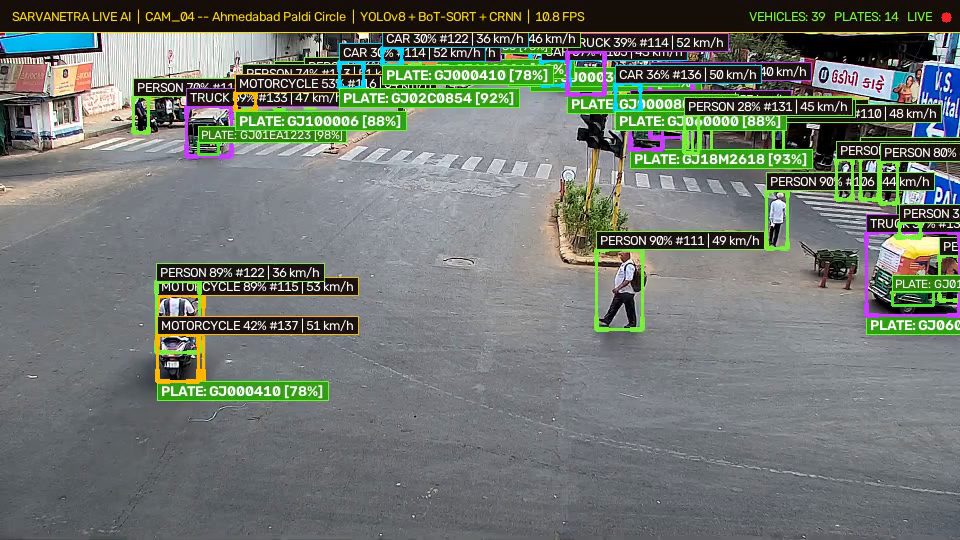
#> input picture frame 9 of live_streams/CAM_04.mp4, 960 x 540 px, given in place of 14, which was not available
$ python harvest_camera_14_frames.py 5
#> lines starting #> are read from the running program, lines starting #| are printed output that depends on the picture; pictures that were not available may be replaced by others from this repository, and a replacement may not be noted
"""
backend/scripts/harvest_camera_14_frames.py — Deep Frame Harvester for Camera 14 (Delight Junction).

Harvests 1,000+ Full HD frames from https://live.corp8.cloud/camera/14 with:
  - Multi-stream protocol fallback (HTTP stream, HLS index.m3u8, RTSP)
  - Motion / diversity sampling to ensure diverse traffic conditions
  - Automatic progress reporting and metadata cataloging
  - High quality JPEG saving into data/harvested_camera_14/
"""
from __future__ import annotations

import json
import os
import sys
import time
from pathlib import Path

import cv2
import numpy as np

WORKSPACE = Path(__file__).resolve().parent.parent.parent
sys.path.insert(0, str(WORKSPACE))

STREAM_CANDIDATES = [
    "https://live.corp8.cloud/stream/14",
    "https://live.corp8.cloud/live/stream/14/index.m3u8",
    "http://live.corp8.cloud:8889/stream/14/whep",
    "rtsp://live.corp8.cloud:8554/stream/14",
]

TARGET_FRAMES = 1050  # Harvest at least 1,000+ frames


def harvest_camera_14(target_count: int = TARGET_FRAMES):
#> called with target_count = 5
    out_dir = Path(WORKSPACE) / "data" / "harvested_camera_14"
    out_dir.mkdir(parents=True, exist_ok=True)

    print("=" * 85)
    print(f"  DEEP CCTV FRAME HARVESTER — CAMERA 14 (Delight Junction)")
    print(f"  Target: Minimum {target_count} Frames | Destination: {out_dir}")
    print("=" * 85)

    cap = None
    connected_url = None

    for url in STREAM_CANDIDATES:
        print(f"[*] Probing video source: {url}")
        test_cap = cv2.VideoCapture(url)
        # Try reading a few frames
        for _ in range(5):
            ret, frame = test_cap.read()
            if ret and frame is not None and frame.size > 0:
                print(f"[+] Successfully connected to: {url}")
                print(f"[+] Resolution: {frame.shape[1]}x{frame.shape[0]} | Channels: {frame.shape[2]}")
                cap = test_cap
                connected_url = url
                break
            time.sleep(0.1)
#> this loop made 1 pass
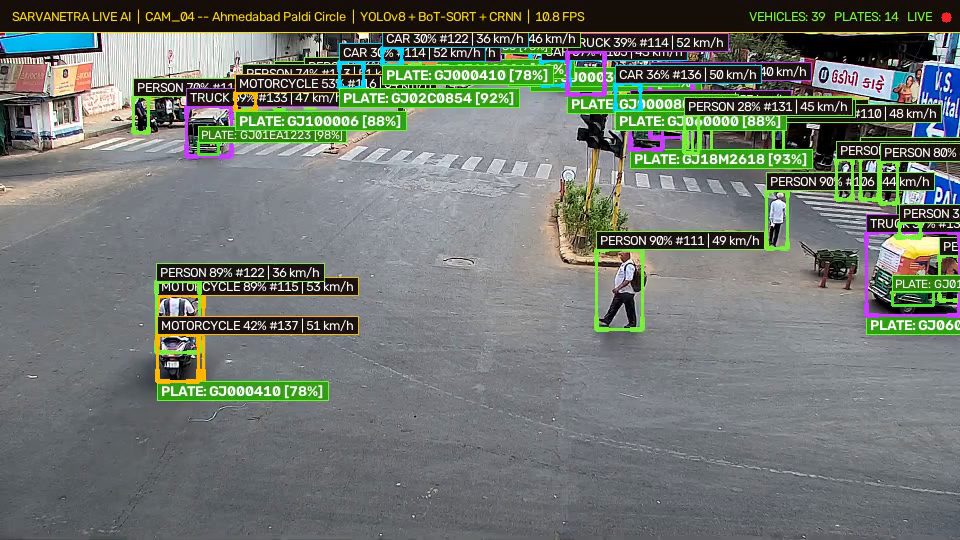
#> input picture frame 9 of live_streams/CAM_04.mp4, 960 x 540 px, given in place of 14, which was not available
        if cap is not None:
            break
        test_cap.release()

    if cap is None:
        print("[!] Could not connect directly to live stream candidates. Trying HTTP fallback stream...")
        cap = cv2.VideoCapture("https://live.corp8.cloud/stream/14")

    saved_count = 0
    frame_idx = 0
    prev_gray = None
    start_time = time.time()
    reconnect_attempts = 0

    print("\n[*] Commencing Deep Harvesting Loop...")

    while saved_count < target_count:
        ret, frame = cap.read()
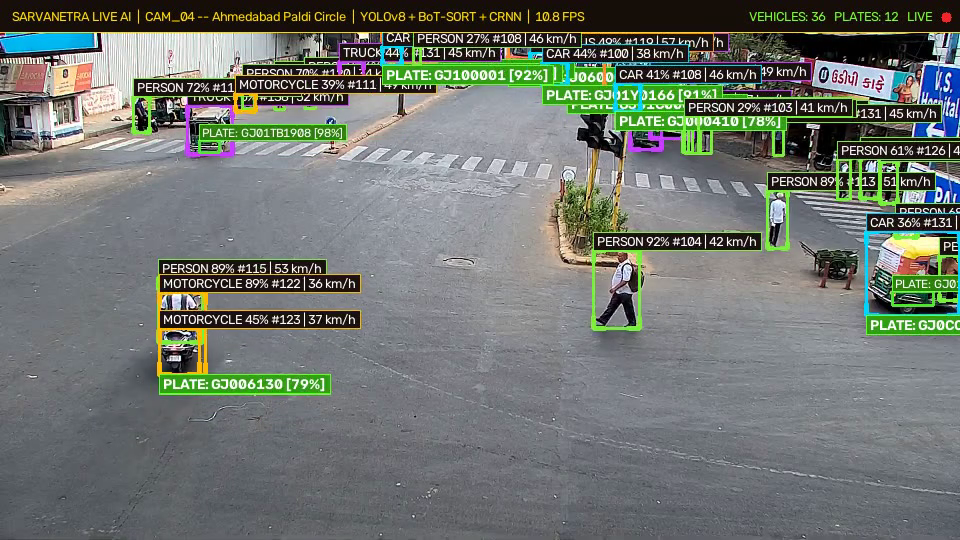
#> input picture frame 10 of live_streams/CAM_04.mp4, 960 x 540 px, given in place of 14, which was not available
#> frame is the input picture: shape (540, 960, 3); mean B, G, R 111.9, 117.2, 111.6
        frame_idx += 1

        if not ret or frame is None or frame.size == 0:
            reconnect_attempts += 1
            if reconnect_attempts > 10:
                print("[*] Reconnecting stream capture...")
                cap.release()
                time.sleep(0.5)
                cap = cv2.VideoCapture(connected_url or "https://live.corp8.cloud/stream/14")
                reconnect_attempts = 0
            time.sleep(0.05)
            continue

        reconnect_attempts = 0

        # Motion / Quality Check: Avoid saving identical corrupted duplicate frames
        gray = cv2.cvtColor(frame, cv2.COLOR_BGR2GRAY)
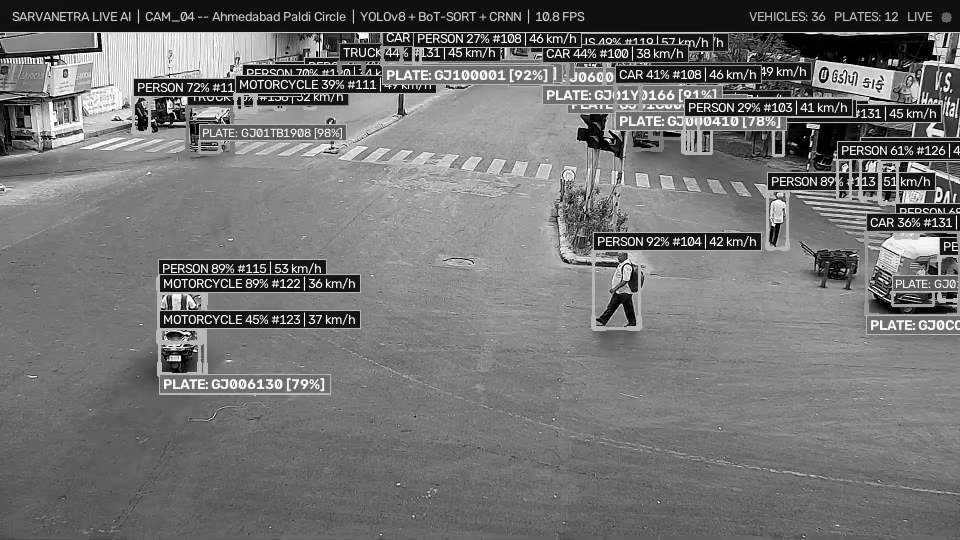
#> gray: shape (540, 960); min 0, max 255, mean 114.8
        if prev_gray is not None:
            diff = float(np.abs(gray.astype(np.float32) - prev_gray.astype(np.float32)).mean())
            # If completely frozen (< 0.01 mean diff), skip
            if diff < 0.01:
                continue

        prev_gray = gray
        saved_count += 1

        # Save frame
        frame_filename = f"cam14_frame_{saved_count:05d}.jpg"
        save_path = out_dir / frame_filename
        cv2.imwrite(str(save_path), frame, [cv2.IMWRITE_JPEG_QUALITY, 95])

        if saved_count % 50 == 0 or saved_count == target_count:
            elapsed = time.time() - start_time
            fps = saved_count / max(elapsed, 0.001)
            eta_sec = (target_count - saved_count) / max(fps, 0.001)
            print(f"[{saved_count:04d}/{target_count}] Harvested: {frame_filename} | Speed: {fps:.1f} fps | Elapsed: {elapsed:.1f}s | ETA: {eta_sec:.1f}s")

    cap.release()
    total_time = time.time() - start_time

    # Generate Manifest / Metadata Catalog
    manifest = {
        "camera_id": "14",
        "camera_name": "Camera 14 - Delight Junction",
        "source_url": connected_url,
        "total_frames_harvested": saved_count,
        "resolution": f"{frame.shape[1]}x{frame.shape[0]}",
        "harvest_duration_seconds": round(total_time, 2),
        "timestamp_epoch": time.time(),
        "directory": str(out_dir),
    }

    manifest_path = out_dir / "harvest_manifest.json"
    with open(manifest_path, "w") as f:
        json.dump(manifest, f, indent=2)

    print("\n" + "=" * 85)
    print(f"  HARVEST COMPLETE!")
    print(f"  Total Frames Harvested: {saved_count}")
    print(f"  Output Directory: {out_dir}")
    print(f"  Manifest: {manifest_path}")
    print("=" * 85)


if __name__ == "__main__":
    count = int(sys.argv[1]) if len(sys.argv) > 1 else TARGET_FRAMES
    harvest_camera_14(count)

$ run again, starting later in the video
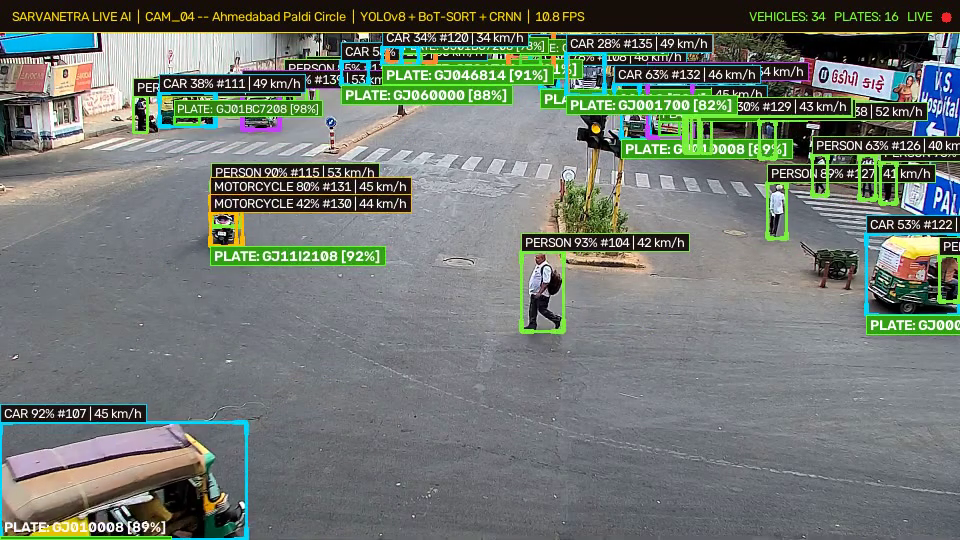
#> input picture frame 40 of live_streams/CAM_04.mp4, 960 x 540 px, given in place of 14, which was not available
#> the loop in harvest_camera_14, `for _ in range(5):` made 1 pass
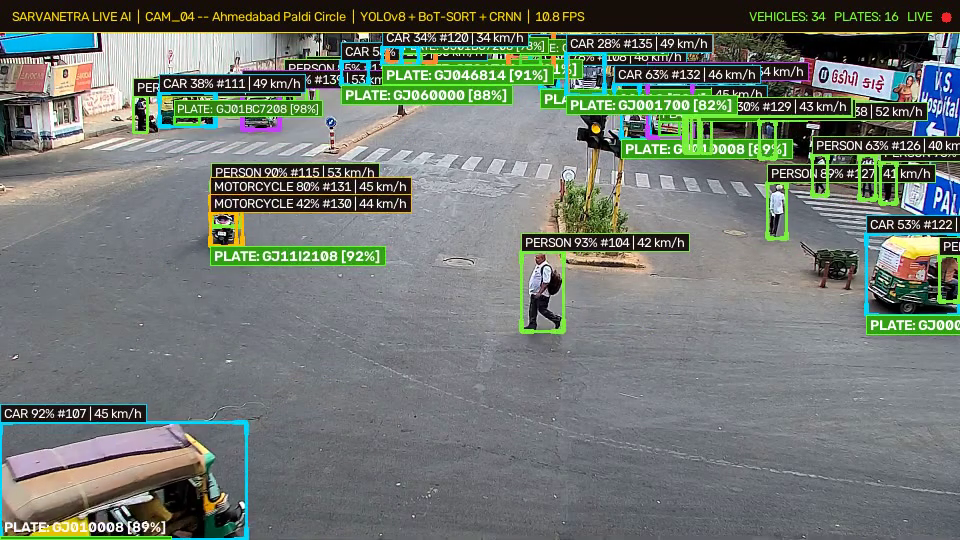
#> input picture frame 40 of live_streams/CAM_04.mp4, 960 x 540 px, given in place of 14, which was not available
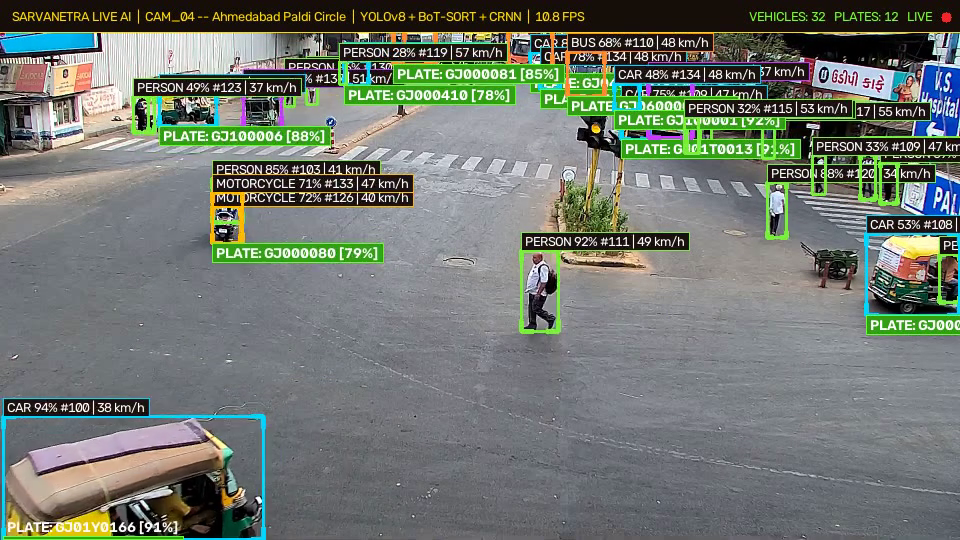
#> input picture frame 41 of live_streams/CAM_04.mp4, 960 x 540 px, given in place of 14, which was not available
#> in harvest_camera_14, frame is the input picture: shape (540, 960, 3); mean B, G, R 112.4, 119.7, 113
#> in harvest_camera_14, `gray = cv2.cvtColor(frame, cv2.COLOR_BGR2GRAY)`:
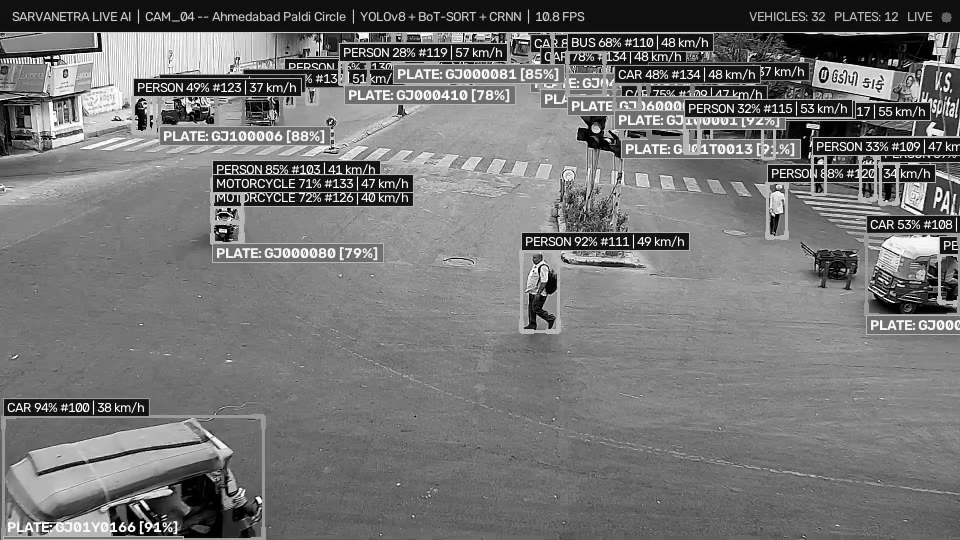
#> gray: shape (540, 960); min 0, max 255, mean 116.7

$ run again, starting later in the video
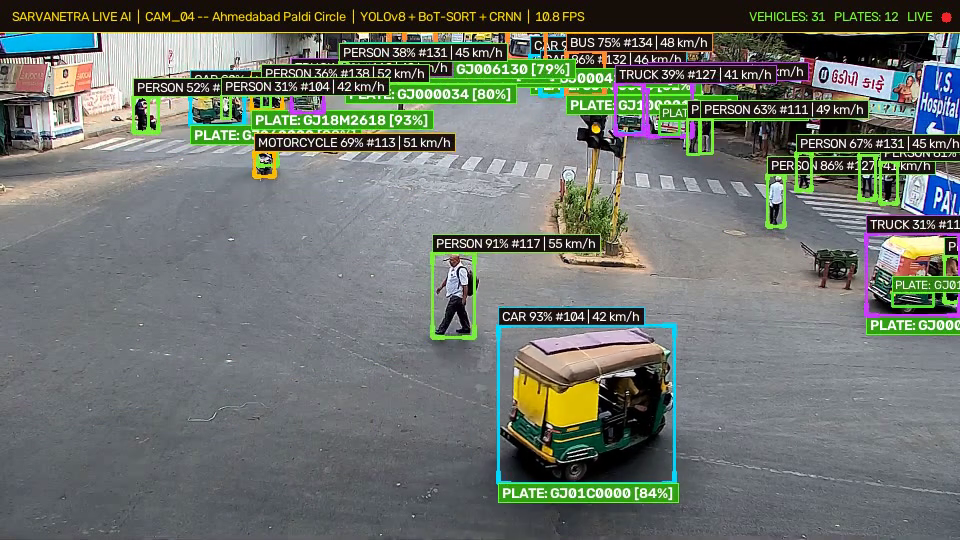
#> input picture frame 72 of live_streams/CAM_04.mp4, 960 x 540 px, given in place of 14, which was not available
#> the loop in harvest_camera_14, `for _ in range(5):` made 1 pass
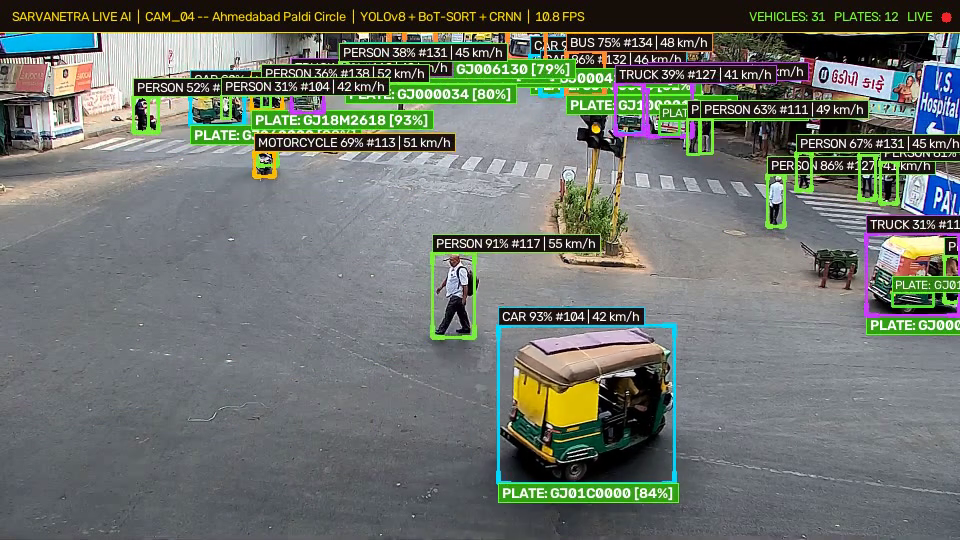
#> input picture frame 72 of live_streams/CAM_04.mp4, 960 x 540 px, given in place of 14, which was not available
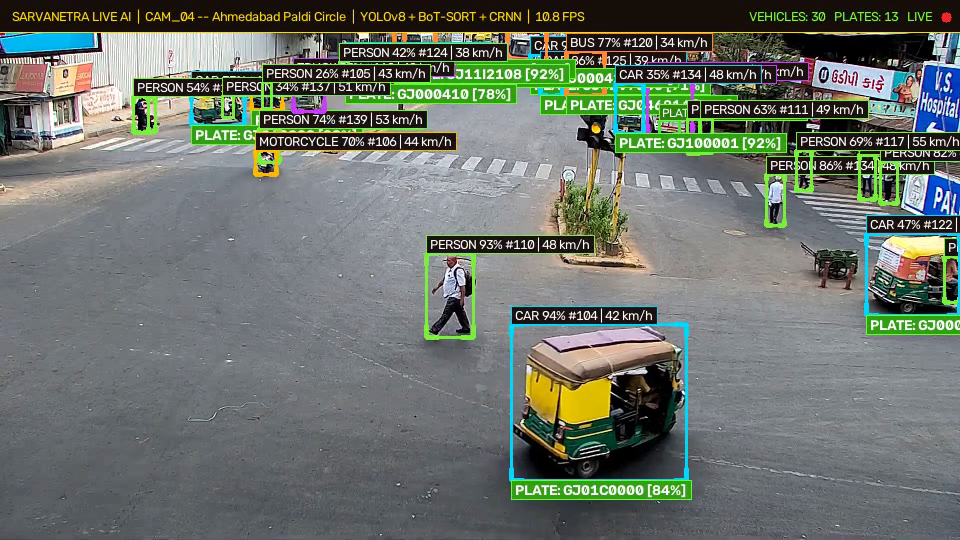
#> input picture frame 73 of live_streams/CAM_04.mp4, 960 x 540 px, given in place of 14, which was not available
#> in harvest_camera_14, frame is the input picture: shape (540, 960, 3); mean B, G, R 108.4, 115.3, 108.3
#> in harvest_camera_14, `gray = cv2.cvtColor(frame, cv2.COLOR_BGR2GRAY)`:
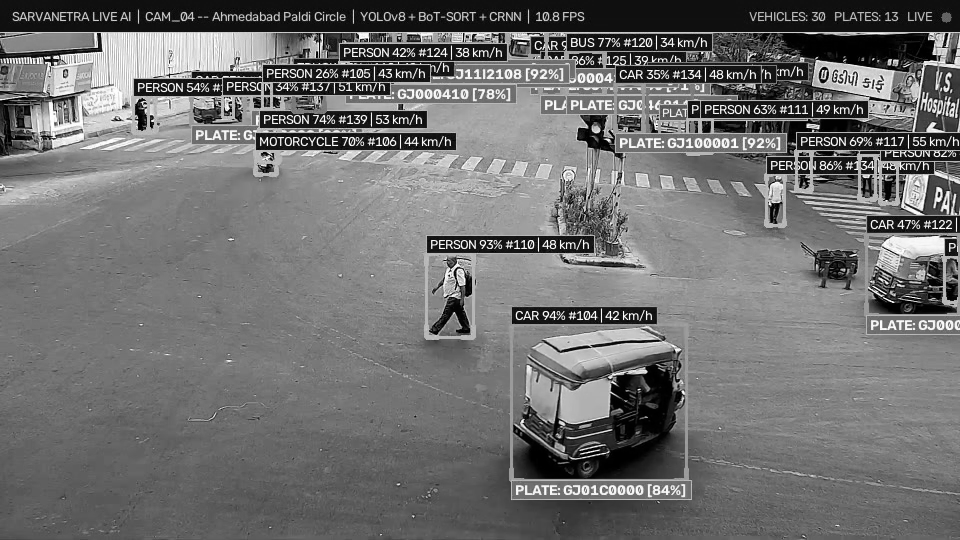
#> gray: shape (540, 960); min 0, max 255, mean 112.3
